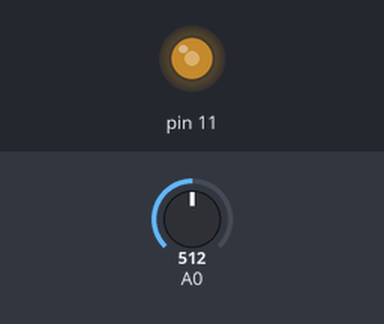
This sketch was run on a simulated Arduino Uno, built with avr-gcc and run on an emulated ATmega328P. Shown: output pins drawn as LEDs (lit = HIGH). The test bench sets the inputs (shaded band); at power-on: A0 = 512.

Above: at 1.2 s.
1.3 s: A0 set to 716
At 2.2 s:
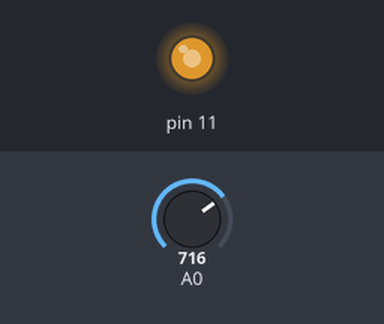
2.8 s: A0 set to 900
At 3.3 s:
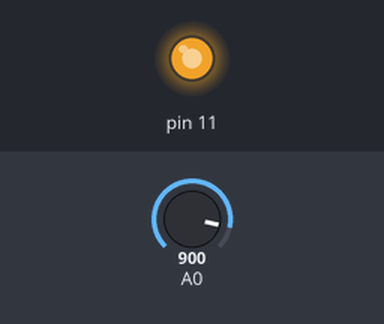
4.3 s: A0 set to 122
At 5.5 s:
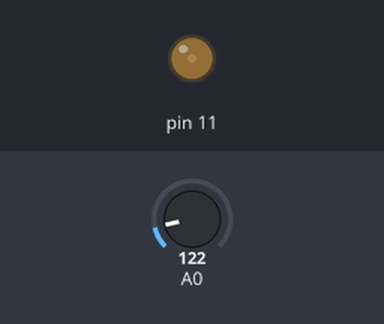
5.8 s: A0 set to 0
At 6.8 s:
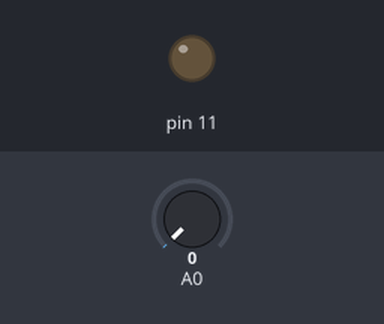
7.3 s: A0 set to 511
At 8.0 s:
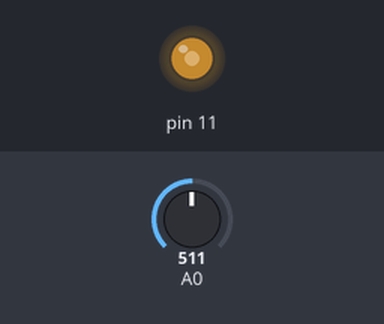
Timing chart, 0 to 9.8 s (numbered marks = the images above; inputs shaded):
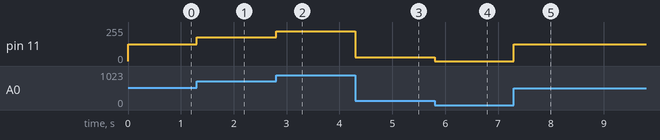

Measured:
- after the input at 1.3 s, pin 11: 127/255 → 178/255 at once
- after the input at 2.8 s, pin 11: 178/255 → 224/255 at once
- after the input at 4.3 s, pin 11: 224/255 → 30/255 at once
- after the input at 5.8 s, pin 11: 30/255 → 0/255 at once
- after the input at 7.3 s, pin 11: 0/255 → 127/255 at once

The sketch:

pwm_code.ino
```cpp
int temp = 0;

void setup() {

}

void loop() {
  temp = analogRead(A0);

  temp = temp * (255.0/ 1023.0);

  analogWrite(11, temp);
}
```
